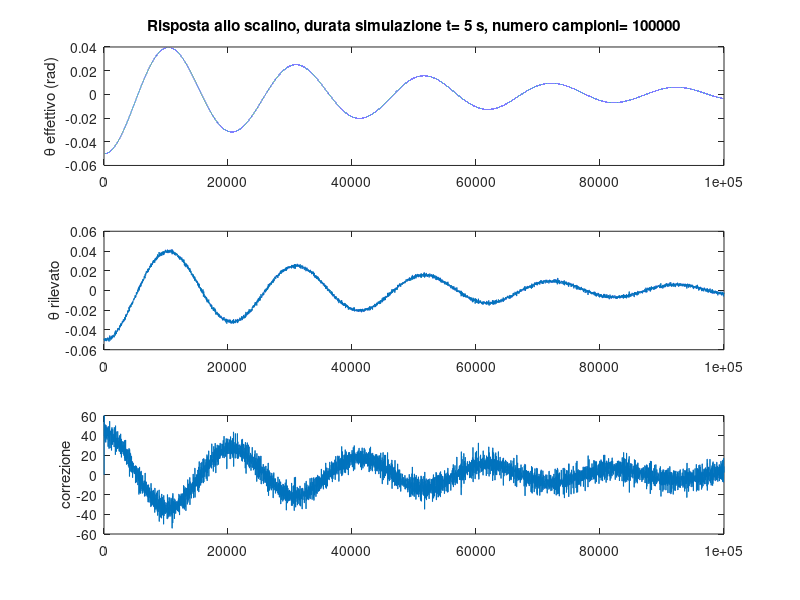

Reproduce this figure in MATLAB.
clear all

%____________IMPOSTAZIONI SIMULAZIONE__________________

dt      = 0.00005;      %aggiornamento del sistema (secondi)
dt_camp = 0.00125;      %attuazione del controllore (DEVE ESSERE MULTIPLO DI dt!!!!!)
t_sim   = 5;           %durata in secondi della simulazione
display = 1;            %ridurre dati su display: 1=>all   n=>uno ogni n
ampl    = 0.001;

%PID
k=2;
P       = 1*427*k;
D       = 1*4.5*k;
I       = 0.1*k;
anti_wu = 0;            %anti windup for integral action 1/0

target  = 0;
theta   = -0.05;          %angolo inziale (radianti)

corr_limit=60;

%______________________________________________________


%DISPLAY and COUNTER
counter = 1;
d_counter = 0;
d_array  = 1;


%MOMENTI D'INERZIA
I_tot   = 0.0021008;
I_vol   = 0.0004110;

%Altre COSTANTI
g       = 9.81;             %g in m/s^2
r       = 0.08;
m_tot   = 0.347;

%CALCOLI SETUP
mrg     = g*r*m_tot;        %calcolo in setup, dopo rimane costante
N       = t_sim/dt;         %numero iterazioni
CAMP    = dt_camp/dt;       %numero iterazioni per aggiornare il motore
d_a_size = N/display +1;

%ANGOLO TEHTA E DERIVATE
thetaI  = 0;             	%velocità
thetaII = 0;                %accelerazione
v_vol   = 0;

%MOMENTI MECCANICI
M_tot   = 0;
M_g     = 0;
M_m     = 0;

%CACLOLO ERRORE
e       = 0;
e_i     = 0;
e_d     = 0;
e_old   = 0;
rumore  = 0;
corr    = 0;
thetaR  = 0;
thetaRO = 0;

%MAIN SIMULATION
for i=1:N
    %aggiorna momento totale
    M_g     = mrg * sin(theta);
    
    %inserisci momento motore M_m
    if counter==CAMP
        counter = 0;
        rumore  = ampl*random('normal',0,1);
        
        thetaR  = -theta + rumore;
        %e_d     = (thetaR-thetaRO)/dt;
        thetaRO = thetaR;
        
        
        e   = target - theta  + rumore; %calcolo errore
        if anti_wu==1
            if e_old>0 && e<0
                e_i=0;
            end
        elseif e_old<0 && e>0
                e_i=0;
            
        end
        
        
        
        
        e_i     = (e + e_i)*dt_camp;        %integrale
        e_d     = (e-e_old)/dt;             %derivativo
        e_old   = e;                        %salva valore 
        
        
        
        corr    = P*e + D*e_i + I*e_d;
        if corr>corr_limit
            corr=corr_limit;
        elseif corr<-corr_limit
            corr=-corr_limit;
        end
        v_vol   = v_vol + corr*dt;
        M_m     = I_vol*corr;
        %inserisci calcolo pid
    end
    counter = counter+1;
    
    M_tot   = M_g + M_m;
    
    thetaII = M_tot/I_tot;                                  %m/s^2
    theta   = 0.5*thetaII*(dt^2) + thetaI*dt + theta;     
    thetaI  = thetaI + thetaII*dt;                          %*1 s  
    
    if d_counter==display
        a(d_array) = theta;
        b(d_array) = theta + rumore;
        c(d_array) = corr;
        d(d_array) = e;
        f(d_array) = e_i;
        h(d_array) = e_d;
        d_counter = 0;
        d_array=d_array+1;
    end
    d_counter = d_counter + 1;
end
    
%VORREI VEDERE 3 GRAFICI DI 
%a  ; b e c nello stesso grafico; d
%ma non funzia XD



%ylabel('errore (degrees)')
%subplot(3,1,2)
%plot(b) 
%ylabel('correzione (rad/s^2)')

subplot(3,1,1)
plot(a)  
hold on
ylabel('\theta effettivo (rad)')
title(['Risposta allo scalino, durata simulazione t= ' num2str(t_sim) ' s, numero campioni= ' num2str(N)])
subplot(3,1,2)
plot(b) 
hold on
ylabel('\theta rilevato')  
subplot(3,1,3)
plot(c)
hold on
ylabel('correzione')  


%subplot(3,1,3)
%plot(1:d_array-1,d,1:d_array-1,f,1:d_array-1,h)  
%ylabel('momento meccanico (N m)')
%legend({'Momento motore','Momento gravitazionale','Momento totale'},'Location','best')

    







    
    
    
